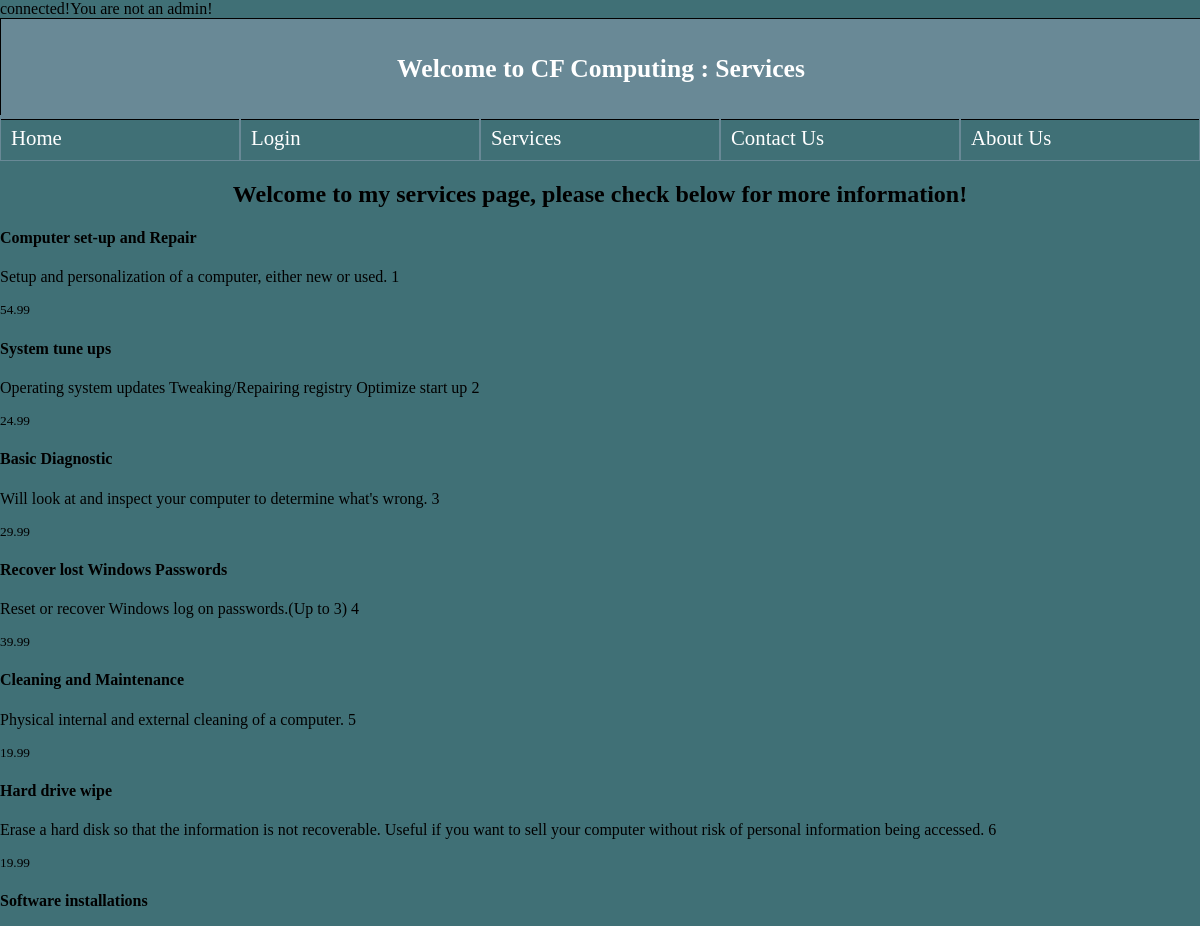
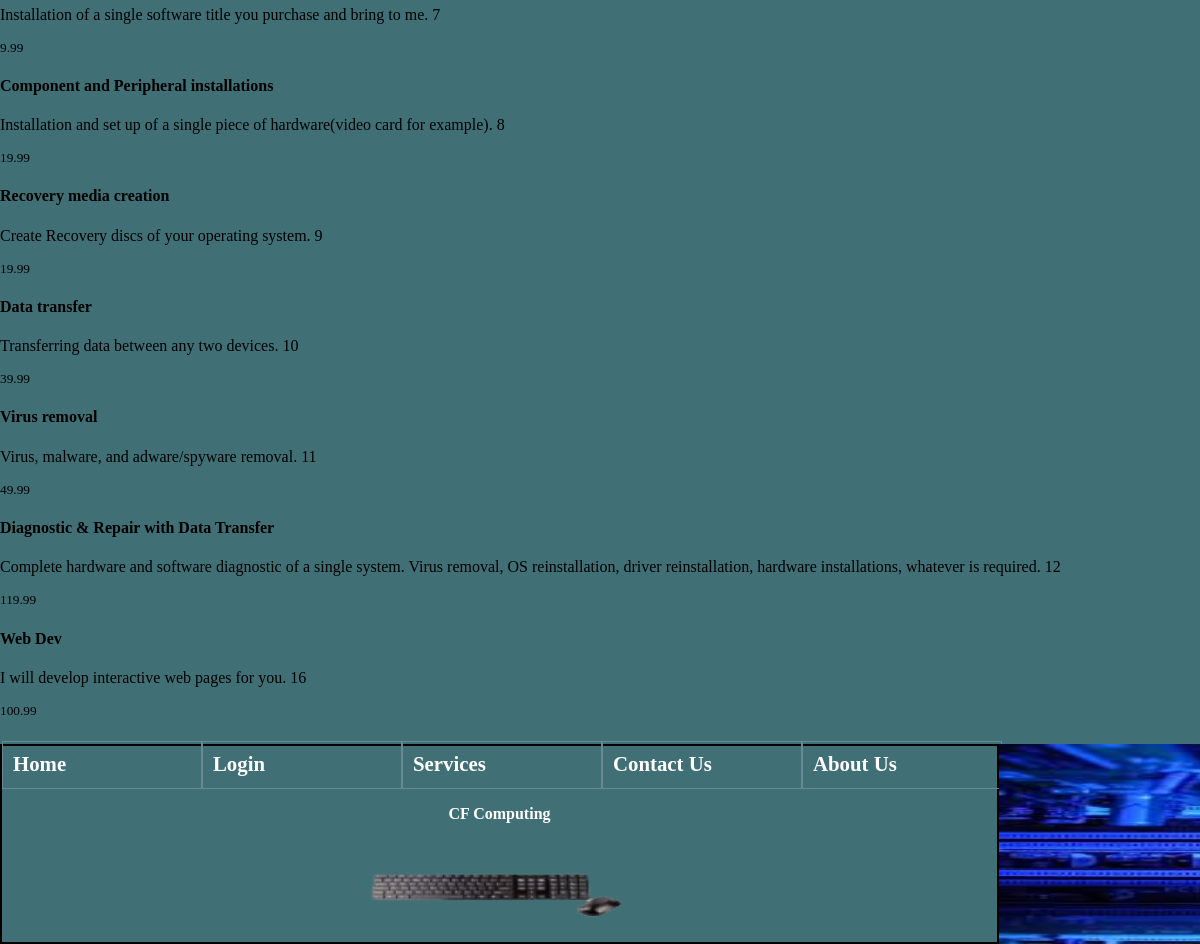
/services.php, run on the app's committed database (2 pictures, top to bottom).
### tables this page shows
CREATE TABLE `services` (
  `id` int(11) NOT NULL,
  `name` varchar(200) NOT NULL,
  `description` varchar(200) NOT NULL,
  `price` double NOT NULL
);

### services.php (the view, shortened to what this page needs)
<?php
    require 'connect.php';
	if(isset($_SESSION['admin']))
	{
		if($_SESSION['admin'] === '1')
		{
			echo "You are the admin!";
		}
	}
	else
	{
		echo "You are not an admin!";
	}
        $query = "SELECT id, name, description, price FROM services";
        $statement = $db->prepare($query);
        $statement->execute();
?>
<!DOCTYPE html>
<html>
<head>
	<link rel="stylesheet" type="text/css" href="cfstyles.css" />
</head>
<body>
	<header>
		<?php if(!isset($_SESSION['id'])): ?>
			<h1>Welcome to CF Computing : Services</h1>
		<?php endif ?>
	</header>
	<nav id = "banner">
		<ul>
			<li><a href = "index.php">Home</a></li>
			<?php if(!isset($_SESSION['id'])): ?>
				<li><a href = "login.php">Login</a></li>
			<?php else: ?>
				<li><a href = "userinfo.php">User Info</a></li>
			<?php endif ?>
			<li><a href = "services.php">Services</a></li>
			<li><a href = "contact.php">Contact Us</a></li>
			<li><a href = "about.php">About Us</a></li>
		</ul>
	</nav>
	<h2>Welcome to my services page, please check below for more information!</h2>
	<?php while ($row = $statement->fetch()): ?>
        <div class="services">
          <h4><?= $row['name'] ?></h4>
          <p>
            <?= $row['description'] ?>
            <?= $row['id'] ?>
          </p>
          <p>
            <small>
              <?= $row['price'] ?>
            </small>
          </p>
        </div>
    <?php endwhile ?>
	<footer id = "footer">
		<nav id = "footerBanner">
			<ul>
			<li><a href = "index.php">Home</a></li>
			<?php if(!isset($_SESSION['id'])): ?>
				<li><a href = "login.php">Login</a></li>
			<?php else: ?>
				<li><a href = "userinfo.php">User Info</a></li>
			<?php endif ?>
			<li><a href = "services.php">Services</a></li>
			<li><a href = "contact.php">Contact Us</a></li>
			<li><a href = "about.php">About Us</a></li>
			</ul>
			<p>CF Computing</p>
			<img src = "keyboard.jpg" alt = "keyboard" id ="keyboard" />
		</nav>
		<img src = "footerimage.jpg" alt = "computer" id ="pic" />
	</footer>
	</body>
</html>

### cfstyles.css (style rules this page uses)
body { font-family: Calibri; margin: 0px; padding: 0px; background-color: #407076; padding-bottom: 225px; }
header { display: flex; width: 100%; height: 100px; background-color: #698996; border: 1px #000 solid; }
header > h1 { margin: auto; color: #FFF; font-size: 1.6em; transition: .5s; }
h2 { text-align: center; }
nav ul { display: flex; flex-direction: row; list-style: none; justify-content: center; padding-left: 0px; padding-right: 0px; margin-top: -5px; }
nav ul li { padding: 10px; border: 1px #698996 solid; flex-basis: 100%; }
nav ul li a { color: #FFF; text-decoration: none; font-size: 1.3em; }
footer { background-color: #C9C5BA; position: fixed; display: flex; bottom: 0px; }
footer p { text-align: center; }
footer nav { width: 995px; background-color: #407076; border: 2px #000 solid; font-weight: bold; color: #FFF; margin: 0px auto; }
footer nav ul { height: 48px; width: 1000px; list-style: none; justify-content: center; padding-left: 0px; padding-right: 0px; margin-top: -5px; }
footer nav ul li { padding: 10px; border: 1px #698996 solid; }
footer #pic { height: 200px; width: 895px; }
footer #keyboard { padding-left: 340px; }

### data on the page
services: name "Computer set-up and Repair", description "Setup and personalization of a computer, either new or used.", id "1", price "54.99"
services: name "System tune ups", description "Operating system updates Tweaking/Repairing registry Optimize start up", id "2", price "24.99"
services: name "Basic Diagnostic", description "Will look at and inspect your computer to determine what's wrong.", id "3", price "29.99"
services: name "Recover lost Windows Passwords", description "Reset or recover Windows log on passwords.(Up to 3)", id "4", price "39.99"
services: name "Cleaning and Maintenance", description "Physical internal and external cleaning of a computer.", id "5", price "19.99"
services: name "Hard drive wipe", description "Erase a hard disk so that the information is not recoverable. Useful if you want to sell your computer without risk of personal information being accessed.", id "6", price "19.99"
services: name "Software installations", description "Installation of a single software title you purchase and bring to me.", id "7", price "9.99"
services: name "Component and Peripheral installations", description "Installation and set up of a single piece of hardware(video card for example).", id "8", price "19.99"
services: name "Recovery media creation", description "Create Recovery discs of your operating system.", id "9", price "19.99"
services: name "Data transfer", description "Transferring data between any two devices.", id "10", price "39.99"
services: name "Virus removal", description "Virus, malware, and adware/spyware removal.", id "11", price "49.99"
services: name "Diagnostic & Repair with Data Transfer", description "Complete hardware and software diagnostic of a single system. Virus removal, OS reinstallation, driver reinstallation, hardware installations, whatever is required.", id "12", price "119.99"
services: name "Web Dev", description "I will develop interactive web pages for you.", id "16", price "100.99"
